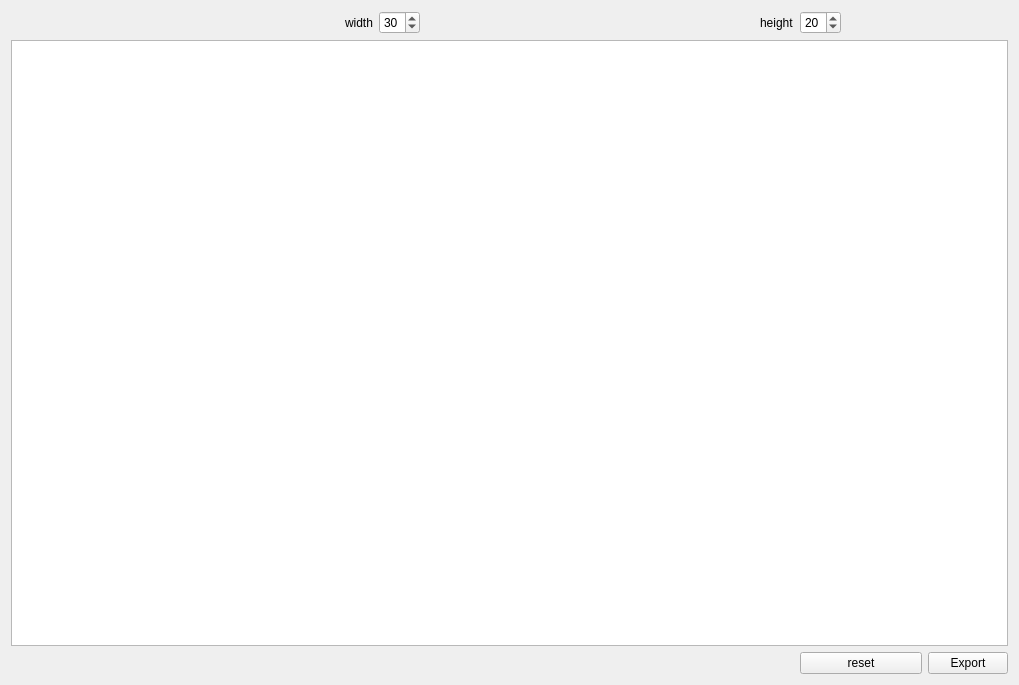
<?xml version="1.0" encoding="UTF-8"?>
<ui version="4.0">
 <class>MainWindow</class>
 <widget class="QMainWindow" name="MainWindow">
  <property name="geometry">
   <rect>
    <x>0</x>
    <y>0</y>
    <width>1019</width>
    <height>685</height>
   </rect>
  </property>
  <property name="windowTitle">
   <string>MainWindow</string>
  </property>
  <widget class="QWidget" name="centralWidget">
   <layout class="QGridLayout" name="gridLayout">
    <item row="0" column="0">
     <spacer name="horizontalSpacer_2">
      <property name="orientation">
       <enum>Qt::Horizontal</enum>
      </property>
      <property name="sizeHint" stdset="0">
       <size>
        <width>161</width>
        <height>20</height>
       </size>
      </property>
     </spacer>
    </item>
    <item row="0" column="1">
     <widget class="QLabel" name="label">
      <property name="text">
       <string>width</string>
      </property>
     </widget>
    </item>
    <item row="0" column="2">
     <widget class="QSpinBox" name="wsp">
      <property name="value">
       <number>30</number>
      </property>
     </widget>
    </item>
    <item row="0" column="3">
     <spacer name="horizontalSpacer">
      <property name="orientation">
       <enum>Qt::Horizontal</enum>
      </property>
      <property name="sizeHint" stdset="0">
       <size>
        <width>160</width>
        <height>20</height>
       </size>
      </property>
     </spacer>
    </item>
    <item row="0" column="4">
     <widget class="QLabel" name="label_2">
      <property name="text">
       <string>height</string>
      </property>
     </widget>
    </item>
    <item row="0" column="5">
     <widget class="QSpinBox" name="hsp">
      <property name="value">
       <number>20</number>
      </property>
     </widget>
    </item>
    <item row="0" column="6" colspan="2">
     <spacer name="horizontalSpacer_3">
      <property name="orientation">
       <enum>Qt::Horizontal</enum>
      </property>
      <property name="sizeHint" stdset="0">
       <size>
        <width>161</width>
        <height>20</height>
       </size>
      </property>
     </spacer>
    </item>
    <item row="1" column="0" colspan="8">
     <widget class="QGraphicsView" name="graphicsView"/>
    </item>
    <item row="2" column="3" colspan="2">
     <spacer name="horizontalSpacer_4">
      <property name="orientation">
       <enum>Qt::Horizontal</enum>
      </property>
      <property name="sizeHint" stdset="0">
       <size>
        <width>209</width>
        <height>20</height>
       </size>
      </property>
     </spacer>
    </item>
    <item row="2" column="5" colspan="2">
     <widget class="QPushButton" name="pushButton_2">
      <property name="text">
       <string>reset</string>
      </property>
     </widget>
    </item>
    <item row="2" column="7">
     <widget class="QPushButton" name="pushButton">
      <property name="text">
       <string>Export</string>
      </property>
     </widget>
    </item>
   </layout>
  </widget>
 </widget>
 <layoutdefault spacing="6" margin="11"/>
 <resources/>
 <connections/>
</ui>
